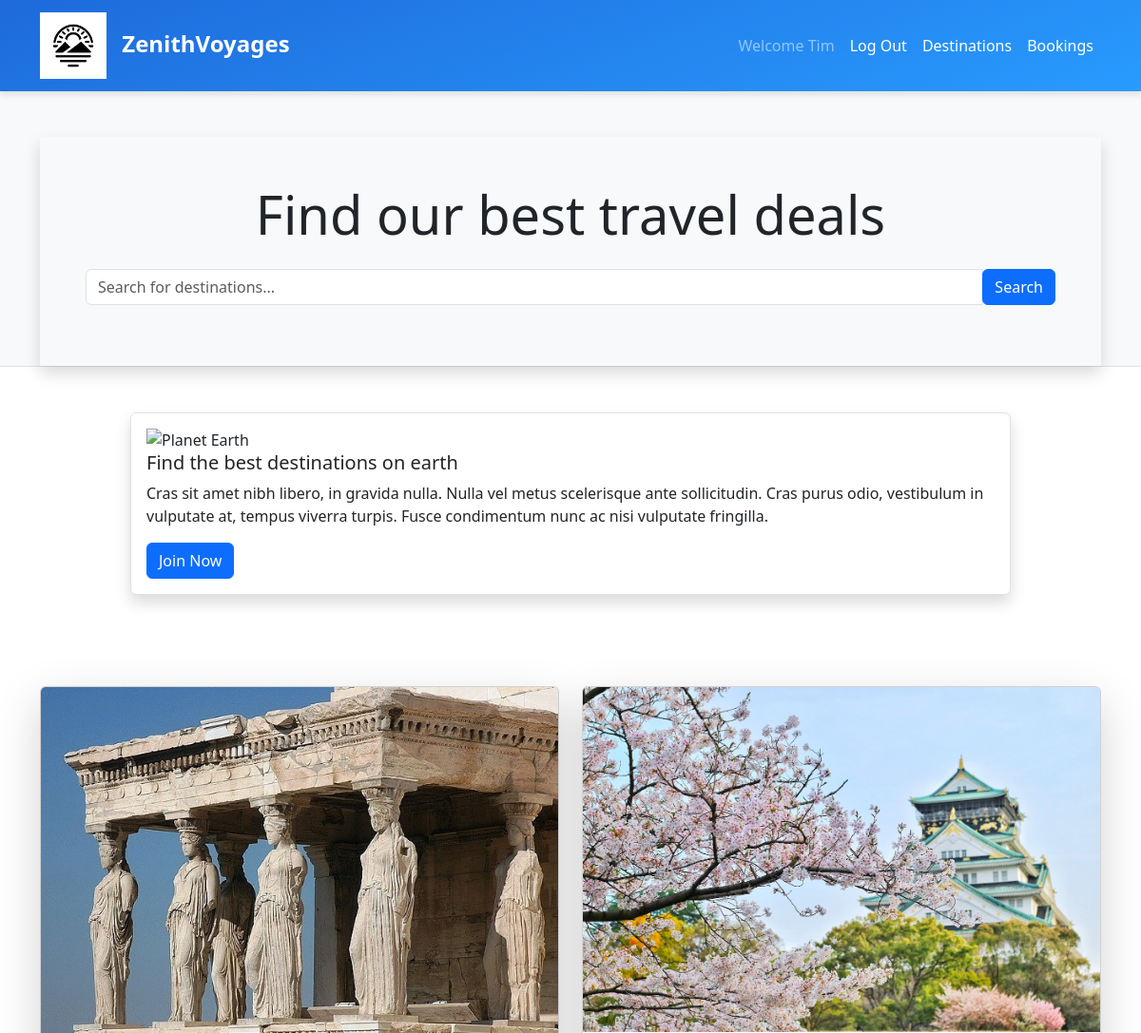
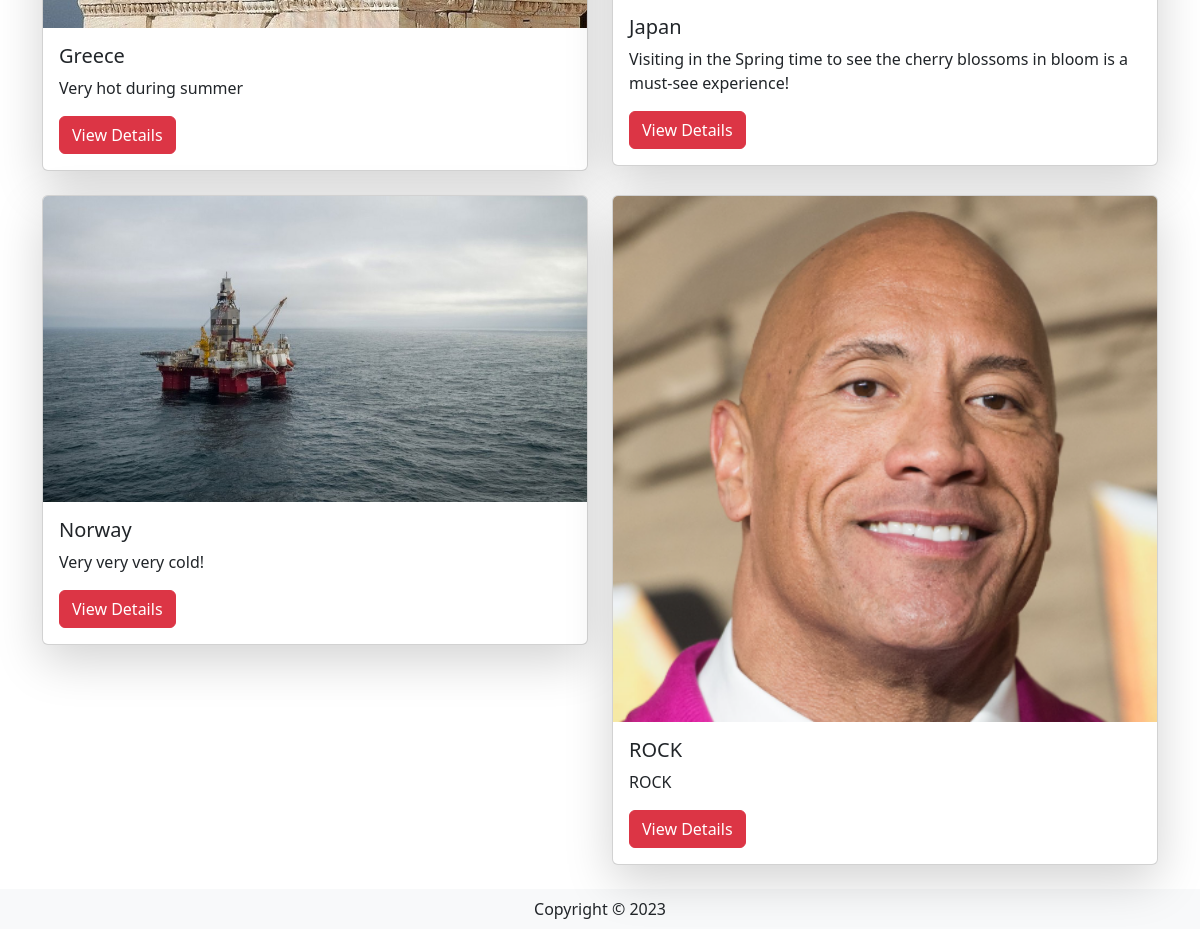
/ (signed in), run on the app's committed database (2 pictures, top to bottom).
### travel/models.py (models this page shows, shortened)
class User(db.Model, UserMixin):
    __tablename__ = 'users' # good practice to specify table name
    id = db.Column(db.Integer, primary_key=True)
    name = db.Column(db.String(100), index=True, unique=True, nullable=False)
    emailid = db.Column(db.String(100), index=True, nullable=False)
    password_hash = db.Column(db.String(255), nullable=False)
    comments = db.relationship('Comment', backref='user')

class Destination(db.Model):
    __tablename__ = 'destinations'
    id = db.Column(db.Integer, primary_key=True)
    name = db.Column(db.String(80))
    description = db.Column(db.String(200))
    image = db.Column(db.String(400))
    currency = db.Column(db.String(3))
    comments = db.relationship('Comment', backref='destination')

### travel/views.py (the view)
@mainbp.route('/')
def index():
    destinations = db.session.scalars(db.select(Destination)).all()
    return render_template('index.html', destinations=destinations)

### travel/templates/index.html
{% extends 'base.html' %}
{% block header %}
<div class="container mt-5">
    <div class="jumbotron bg-light shadow p-5">
        <h1 class="display-4 text-center">Find our best travel deals</h1>
        <form action="{{url_for('main.search')}}" class="mt-4 mb-3">
            <div class="input-group">
                <input type="text" name="search" class="form-control" id="SearchForm" placeholder="Search for destinations...">
                <div class="input-group-append">
                    <button type="submit" class="btn btn-primary">Search</button>
                </div>
            </div>
        </form>
    </div>
</div>
{% endblock %}
{% block content %}
<div class="container mt-5">
    <div class="row justify-content-center">
        <div class="col-md-10 mb-5">
            <div class="media bg-white border p-3 rounded shadow">
                <img src="https://upload.wikimedia.org/wikipedia/commons/thumb/2/22/Earth_Western_Hemisphere_transparent_background.png/600px-Earth_Western_Hemisphere_transparent_background.png" alt="Planet Earth" class="mr-3" style="max-width:120px">
                <div class="media-body">
                    <h5>Find the best destinations on earth</h5>
                    <p class="d-none d-sm-block">Cras sit amet nibh libero, in gravida nulla. Nulla vel metus scelerisque ante sollicitudin. Cras purus odio, vestibulum in vulputate at, tempus viverra turpis. Fusce condimentum nunc ac nisi vulputate fringilla.</p>
                    <a href="#" class="btn btn-primary">Join Now</a>
                </div>
            </div>
        </div>
    </div>
    <div class="row mt-5">
      {% for destination in destinations %}
      <div class="col-lg-6 mb-4">
          <div class="card shadow-lg">
              <img src="{{ destination.image }}" alt="destination picture" class="card-img-top">
              <div class="card-body">
                  <h5 class="card-title">{{ destination.name }}</h5>
                  <p class="card-text">{{ destination.description }}</p>
                  <a href="{{ url_for('destination.show', id=destination.id) }}" class="btn btn-danger">View Details</a>
              </div>
          </div>
      </div>
      {% endfor %}
  </div>
</div>
{% endblock %}

### travel/templates/base.html (shortened to what this page needs)
<html>
<head>
   <link href="https://cdn.jsdelivr.net/npm/bootstrap@5.3.2/dist/css/bootstrap.min.css" rel="stylesheet">
</head>
<body>
   <header class="bg-light border-bottom">
      <nav class="navbar navbar-expand-lg">
         <div class="container">
             <a href="/" class="navbar-brand"><img src="/static/image/logo.png" alt="ZenithVoyages Logo">
               ZenithVoyages
           </a>
             <div class="collapse navbar-collapse justify-content-end" id="navbarSupportedContent">
                 <div class="navbar-nav ml-auto">
                     {% if current_user.is_authenticated %}
                         <a class="nav-item nav-link disabled" href="#">Welcome {{current_user.name}}</a>
                         <a class="nav-item nav-link" href="{{ url_for('auth.logout') }}">Log Out</a>
                     {% else %}
                         <a class="nav-item nav-link" href="{{ url_for('auth.register') }}">Register</a>
                         <a class="nav-item nav-link" href="{{ url_for('auth.login') }}">Log In</a>
                     {% endif %}
                     <a class="nav-item nav-link" href="{{ url_for('destination.create') }}">Destinations</a>
                     <a class="nav-item nav-link" href="#">Bookings</a>
                 </div>
             </div>
         </div>
     </nav>
      {% block header %}
      {% endblock %}
   </header>
   {% block content %}
   {% endblock %}
    <footer class="footer">
        <div class="text-center py-2 bg-light">
            <span class="text-dark">Copyright &copy; {{ year }}</span>
        </div>
    </footer>
   </body>
</html>

### travel/templates/base.html (style rules this page uses)
.navbar { background: linear-gradient(160deg, #1e6adb 0%, #289bff 100%); box-shadow: 0 4px 6px rgba(0, 0, 0, 0.1); }
.navbar-brand { font-size: 1.5rem; font-weight: bold; color: white !important; }
.navbar-nav .nav-link { color: white !important; transition: color 0.3s ease; }
.navbar-nav .nav-link.disabled { color: rgba(255, 255, 255, 0.5) !important; }
.navbar-brand img { height: 70px; width: auto; margin-right: 10px; }

### data on the page
User: name "Tim"
Destination: image (picture), name "Greece", description "Very hot during summer"
Destination: image (picture), name "Japan", description "Visiting in the Spring time to see the cherry blossoms in bloom is a must-see experience!"
Destination: image (picture), name "Norway", description "Very very very cold!"
Destination: image (picture), name "ROCK", description "ROCK"
